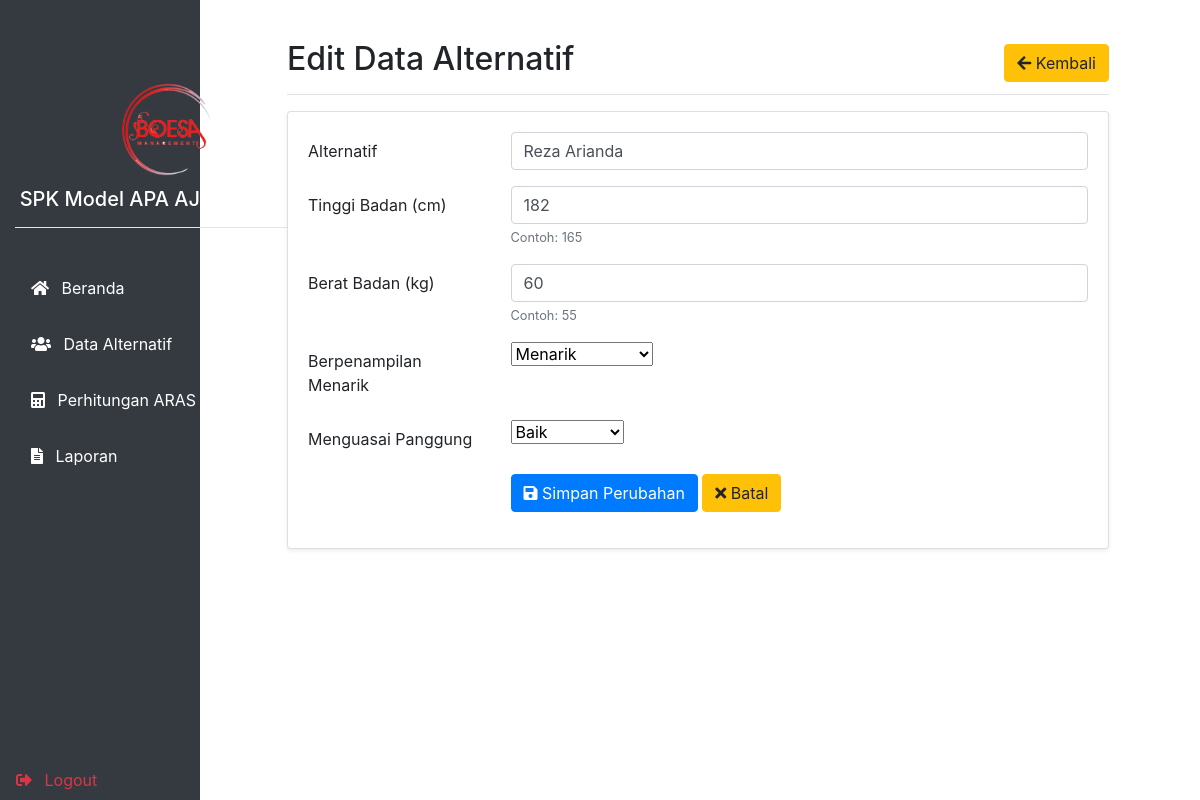
Page /crud/ubah/edit.php?id=3 (signed in) on the committed database.
### tables this page shows
CREATE TABLE `data_primer` (
  `id` int(11) NOT NULL,
  `alternatif` varchar(50) NOT NULL,
  `tinggi_badan` int(10) NOT NULL,
  `berat_badan` int(5) NOT NULL,
  `berpenampilan_menarik` varchar(15) NOT NULL,
  `menguasai_panggung` varchar(15) NOT NULL
);

### crud/ubah/edit.php (the view, shortened to what this page needs)
<?php
if (isset($_SESSION['username'])) {
	include('../../koneksi/koneksi.php');
	include('../../includes/header.php');
?>
	<div class="container-fluid min-vh-100">
		<div class="row">
			<main class="col-md-9 ms-sm-auto col-lg-12 px-md-4 py-4">
				<div class="d-flex justify-content-between flex-wrap flex-md-nowrap align-items-center pt-3 pb-2 mb-3 border-bottom">
					<h1 class="h2">Edit Data Alternatif</h1>
					<div class="btn-toolbar mb-2 mb-md-0">
						<a href="../../crud/tampil/tampil.php" class="btn btn-warning">
							<i class="fas fa-arrow-left"></i> Kembali
						</a>
					</div>
				</div>
				<?php
				if (isset($_GET['id'])) {
					$id = $_GET['id'];
					$select = mysqli_query($koneksi, "SELECT * FROM data_primer WHERE id='$id'") or die(mysqli_error($koneksi));
					if (mysqli_num_rows($select) == 0) {
						echo '<div class="alert alert-warning">ID tidak ditemukan dalam database.</div>';
						exit();
					} else {
						$data = mysqli_fetch_assoc($select);
					}
				}
				?>
				<div class="card shadow-sm">
					<div class="card-body">
						<form action="edit.php?id=<?php echo $id; ?>" method="post">
							<div class="row mb-3">
								<label class="col-sm-3 col-form-label">Alternatif</label>
								<div class="col-sm-9">
									<input type="text" name="alternatif" class="form-control" value="<?php echo $data['alternatif']; ?>" required>
								</div>
							</div>
							<div class="row mb-3">
								<label class="col-sm-3 col-form-label">Tinggi Badan (cm)</label>
								<div class="col-sm-9">
									<input type="number" name="tinggi_badan" class="form-control" value="<?php echo $data['tinggi_badan']; ?>" required>
									<small class="text-muted">Contoh: 165</small>
								</div>
							</div>
							<div class="row mb-3">
								<label class="col-sm-3 col-form-label">Berat Badan (kg)</label>
								<div class="col-sm-9">
									<input type="number" name="berat_badan" class="form-control" value="<?php echo $data['berat_badan']; ?>" required>
									<small class="text-muted">Contoh: 55</small>
								</div>
							</div>
							<div class="row mb-3">
								<label class="col-sm-3 col-form-label">Berpenampilan Menarik</label>
								<div class="col-sm-9">
									<select name="berpenampilan_menarik" class="form-select" required>
										<option value="Menarik" <?= ($data['berpenampilan_menarik'] == 'Menarik') ? 'selected' : '' ?>>Menarik</option>
									</select>
								</div>
							</div>
							<div class="row mb-3">
								<label class="col-sm-3 col-form-label">Menguasai Panggung</label>
								<div class="col-sm-9">
									<select name="menguasai_panggung" class="form-select" required>
										<option value="Baik" <?= ($data['menguasai_panggung'] == 'Baik') ? 'selected' : '' ?>>Baik</option>
									</select>
								</div>
							</div>
							<div class="row mb-3">
								<div class="col-sm-9 offset-sm-3">
									<button type="submit" name="submit" class="btn btn-primary">
										<i class="fas fa-save"></i> Simpan Perubahan
									</button>
									<a href="../../crud/tampil/tampil.php" class="btn btn-warning">
										<i class="fas fa-times"></i> Batal
									</a>
								</div>
							</div>
						</form>
					</div>
				</div>
			</main>
		</div>
	</div>
<?php
	include('../../includes/footer.php');
} else {
	echo "<script>alert('Silahkan Login Terlebih Dahulu');document.location.href='../../login/index.php';</script>";
}
?>

### rows in the picture
data_primer: alternatif "Reza Arianda", tinggi_badan "182", berat_badan "60", berpenampilan_menarik "Menarik", menguasai_panggung "Baik"
